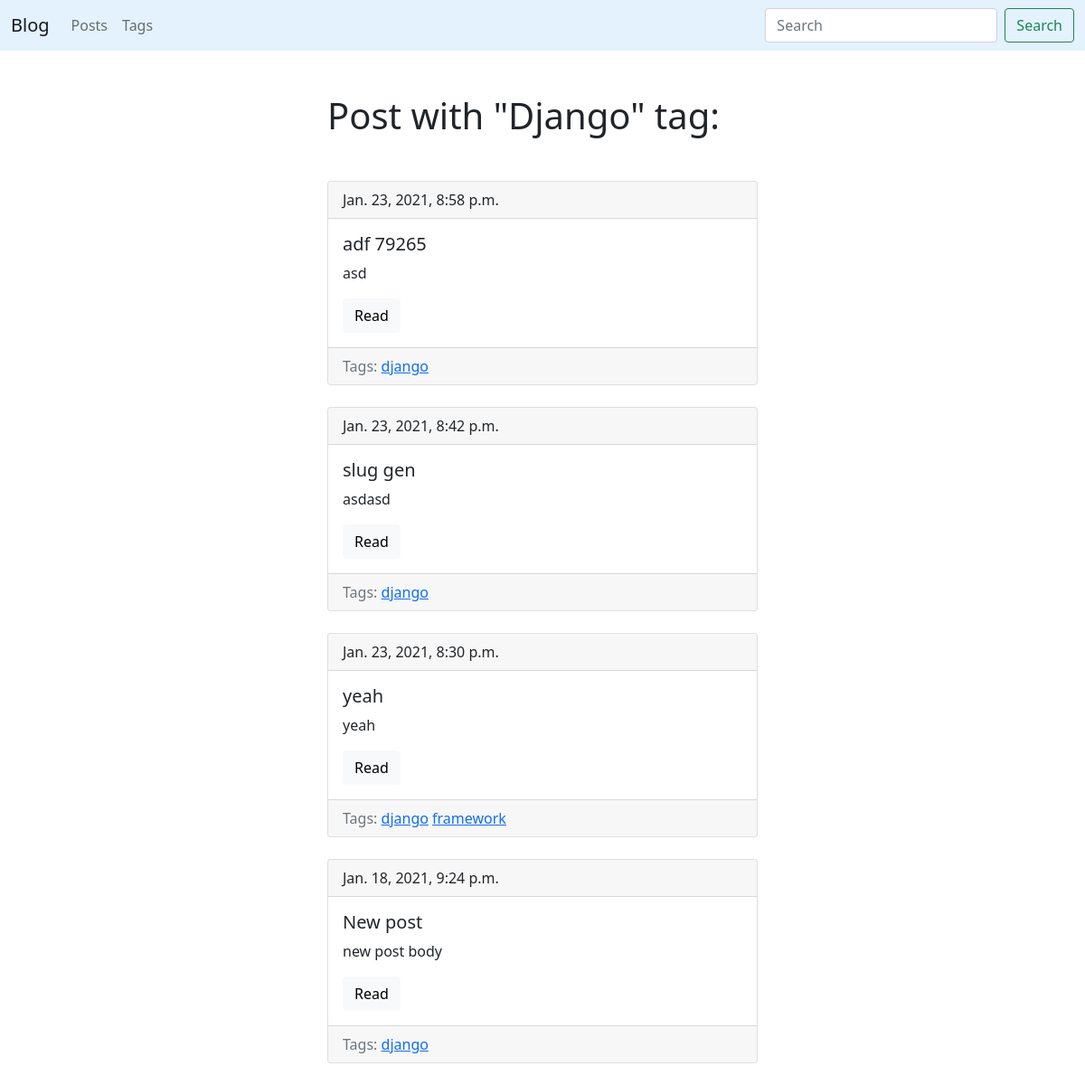
/blog/tag/django/, run on an earlier commit of the app's database.
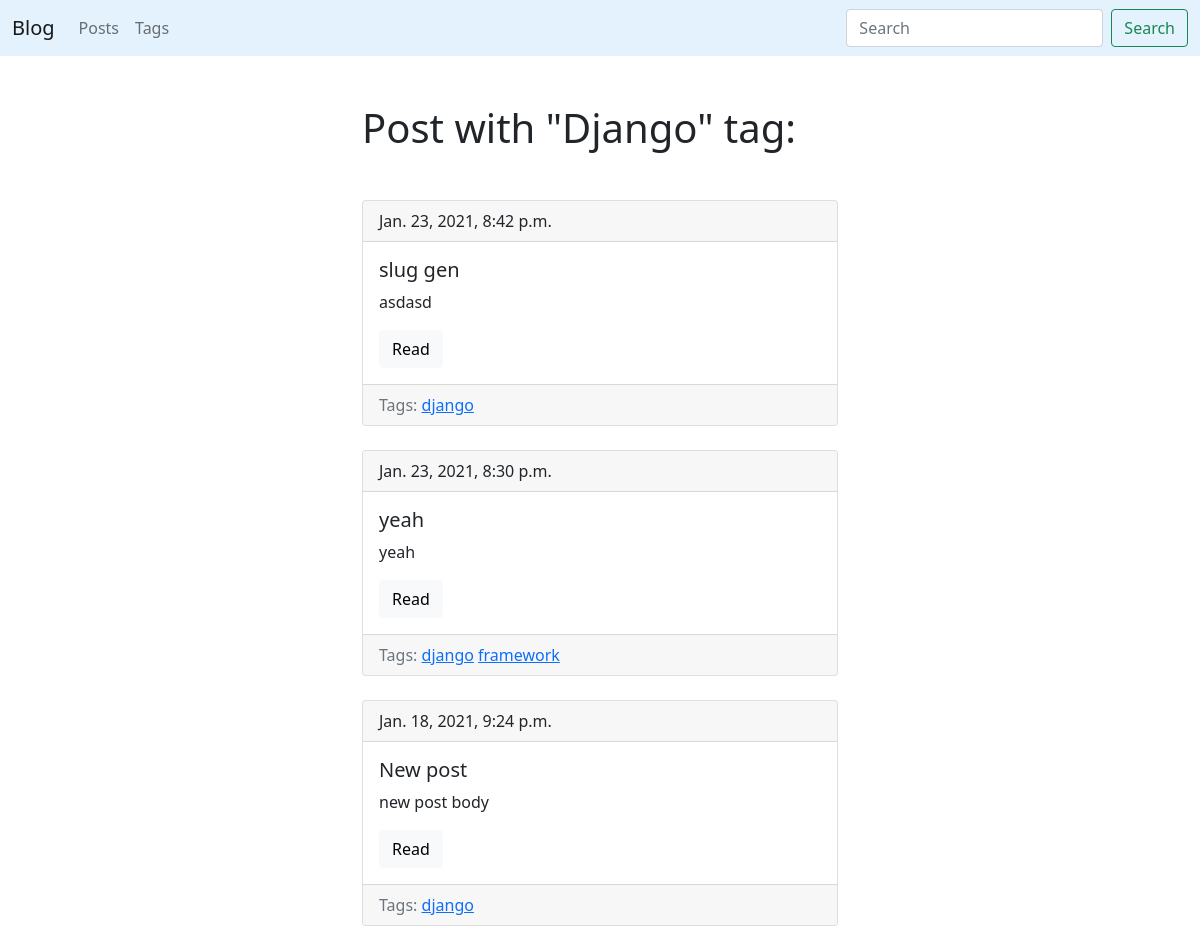
And on a later commit of the database.
### blog/models.py (models this page shows, shortened)
class Tag(models.Model):
	title = models.CharField(max_length=50)
	slug = models.SlugField(max_length=50, unique=True)
	def get_absolute_url(self):
		return reverse('tag_detail_url', kwargs={'slug': self.slug})
	def __str__(self):
		return self.title
	class Meta:
		ordering = ['title']

class Post(models.Model):
	title = models.CharField(max_length=150, db_index=True)
	slug = models.SlugField(max_length=150, blank=True, unique=True)
	body = models.TextField(blank=True, db_index=True)
	tags = models.ManyToManyField('Tag', blank=True, related_name='posts')
	date_pub = models.DateTimeField(auto_now_add=True)
	def get_absolute_url(self):
		return reverse('post_detail_url', kwargs={'slug': self.slug})
	class Meta:
		ordering = ['-date_pub']

### blog/views.py (the view)
# urls.py: path('tag/<str:slug>/', TagDetail.as_view(), name='tag_detail_url'),
class TagDetail(ObjectDetailMixin, View):
	model = Tag
	template = 'blog/tag_detail.html'

### blog/utils.py (called while the page is built)
	def get(self, request, slug):
		obj = get_object_or_404(self.model, slug__iexact=slug)
		return render(request, self.template, context={self.model.__name__.lower(): obj, 'admin_object': obj})

### blog/templates/blog/tag_detail.html (shortened to what this page needs)
{% extends 'blog/base_blog.html' %}
{% block content %}
	<h1 class="mb-5">Post with "{{ tag.title|title }}" tag:</h1>
	{% for post in tag.posts.all %}
		{% include 'blog/includes/post_card_template.html' %}
	{% endfor %}
{% endblock %}

### blog/templates/blog/base_blog.html (shortened to what this page needs)
{% extends 'base.html' %}

### templates/base.html (shortened to what this page needs)
{% load static %}
<!DOCTYPE html>
<html lang="en">
<head>
	<link href="https://cdn.jsdelivr.net/npm/bootstrap@5.0.0-beta1/dist/css/bootstrap.min.css" rel="stylesheet">
	<link rel="stylesheet" href="{% static 'css/styles.css' %}">
</head>
<body>
	<nav class="navbar navbar-expand-lg navbar-light" style="background-color: #e3f2fd;">
		<div class="container-fluid">
			<a class="navbar-brand" href="#">Blog</a>
			<div class="collapse navbar-collapse" id="navbarTogglerDemo02">
				<ul class="navbar-nav me-auto mb-2 mb-lg-0">
					<li class="nav-item">
						<a class="nav-link" aria-current="page" href="{% url 'posts_list_url' %}">Posts</a>
					</li>
					<li class="nav-item">
						<a class="nav-link" href="{% url 'tags_list_url' %}">Tags</a>
					</li>
				</ul>
				<form class="d-flex" action="{% url 'posts_list_url' %}">
					<input class="form-control me-2" type="search" placeholder="Search" aria-label="Search" name="search">
					<button class="btn btn-outline-success" type="submit">Search</button>
				</form>
			</div>
		</div>
	</nav>
	<div class="container mt-5 col-5">
		<div class="row">
			<div class="col offser-md-2">
				{% block content %}{% endblock %}
			</div>
		</div>
	</div>
</body>
</html>

### blog/templates/blog/includes/post_card_template.html
<div class="card mb-4">
	<div class="card-header">
		{{ post.date_pub }}
	</div>
	<div class="card-body">
		<h5 class="card-title">{{ post.title }}</h5>
		<p class="card-text">{{ post.body|truncatewords:15 }}</p>
		<a href="{{ post.get_absolute_url }}" class="btn btn-light">Read</a>
	</div>
	<div class="card-footer text-muted">
    	Tags:
    	{% for tag in post.tags.all %}
    		<a href="{{ tag.get_absolute_url }}">{{ tag }}</a>
    	{% endfor %}
 	</div>
</div>

What changed in the data, as far as the page shows it:
removed Post: date_pub "Jan. 23, 2021, 8:58 p.m.", title "adf 79265", body "asd", Tag (title "django")
